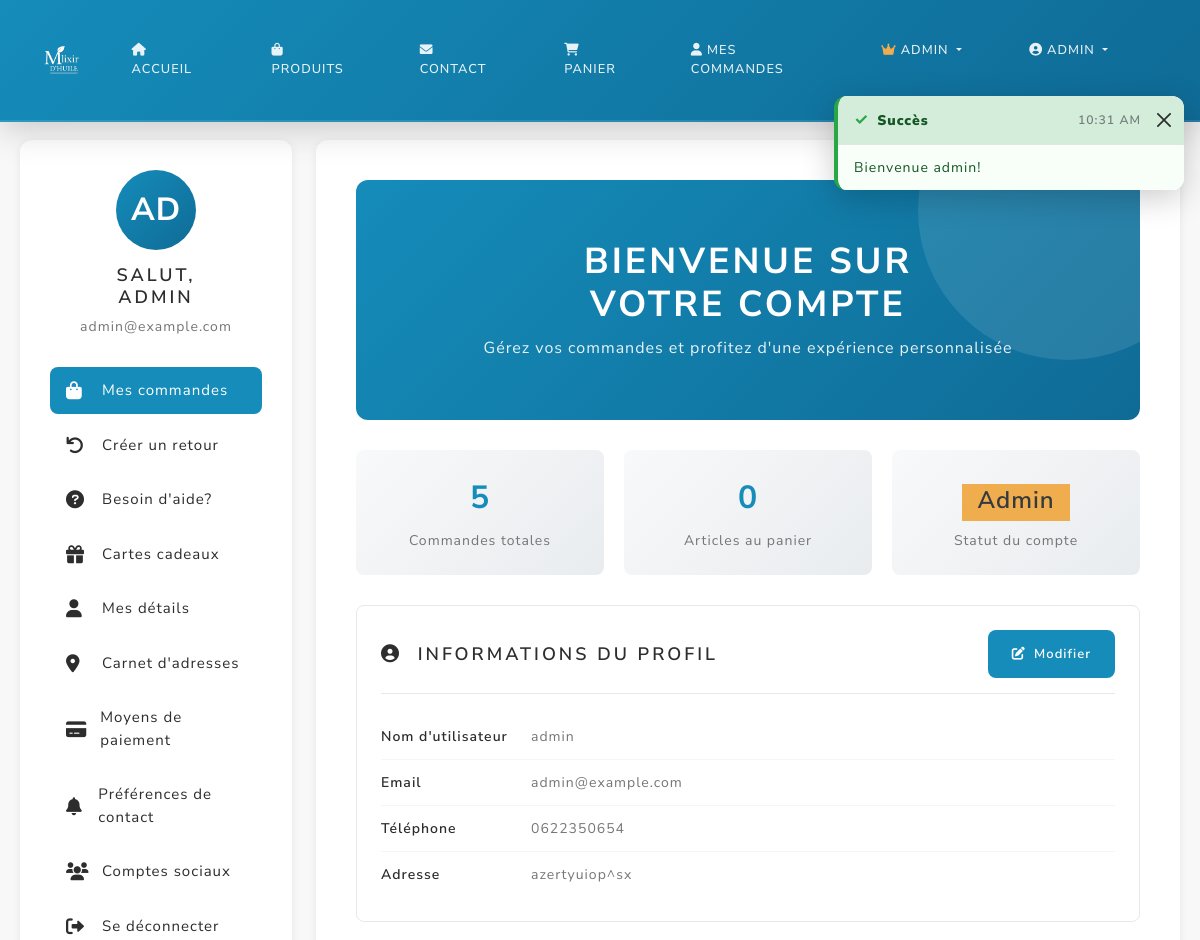
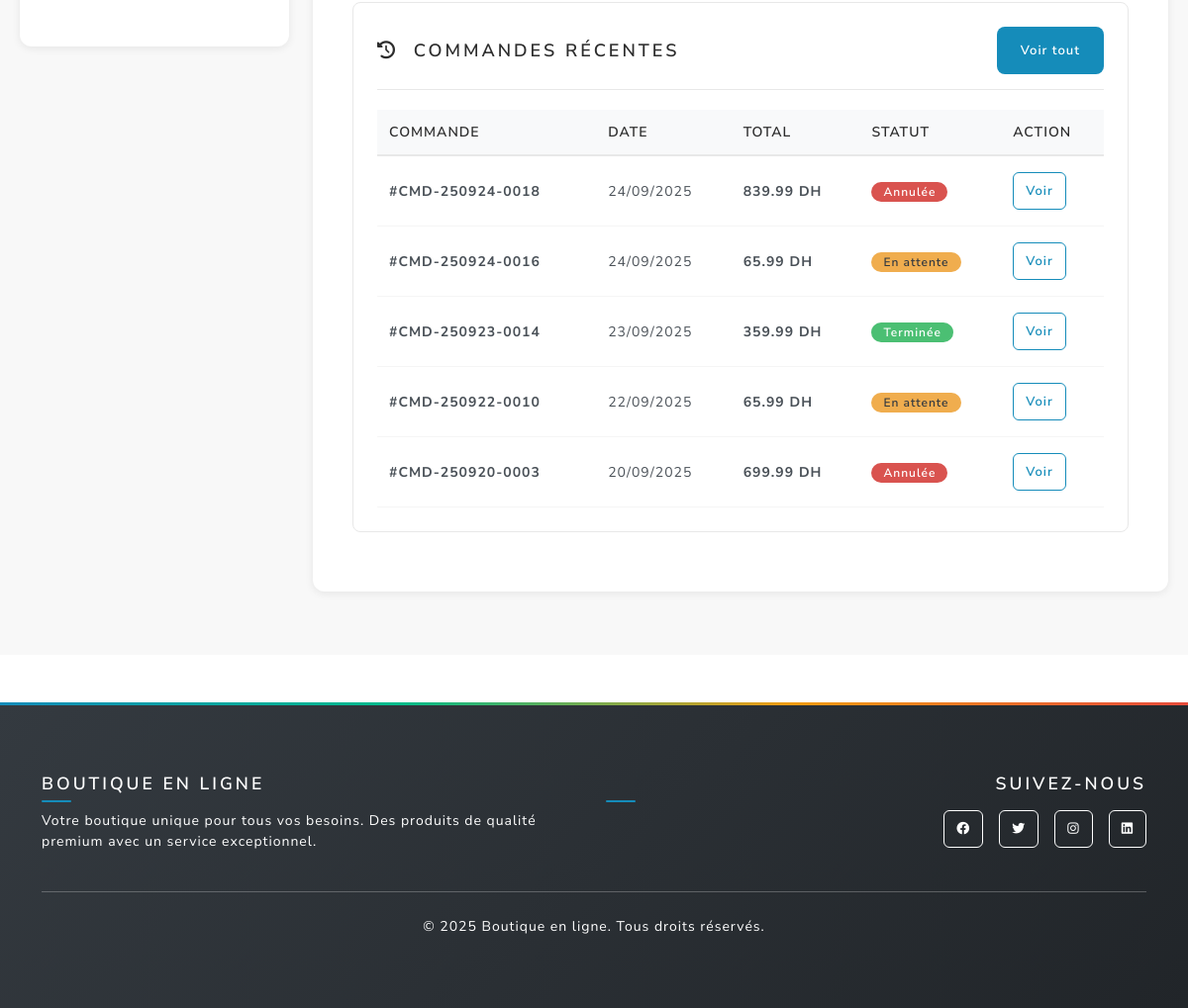
The app's page /profile (signed in), older data (2 pictures, top to bottom).
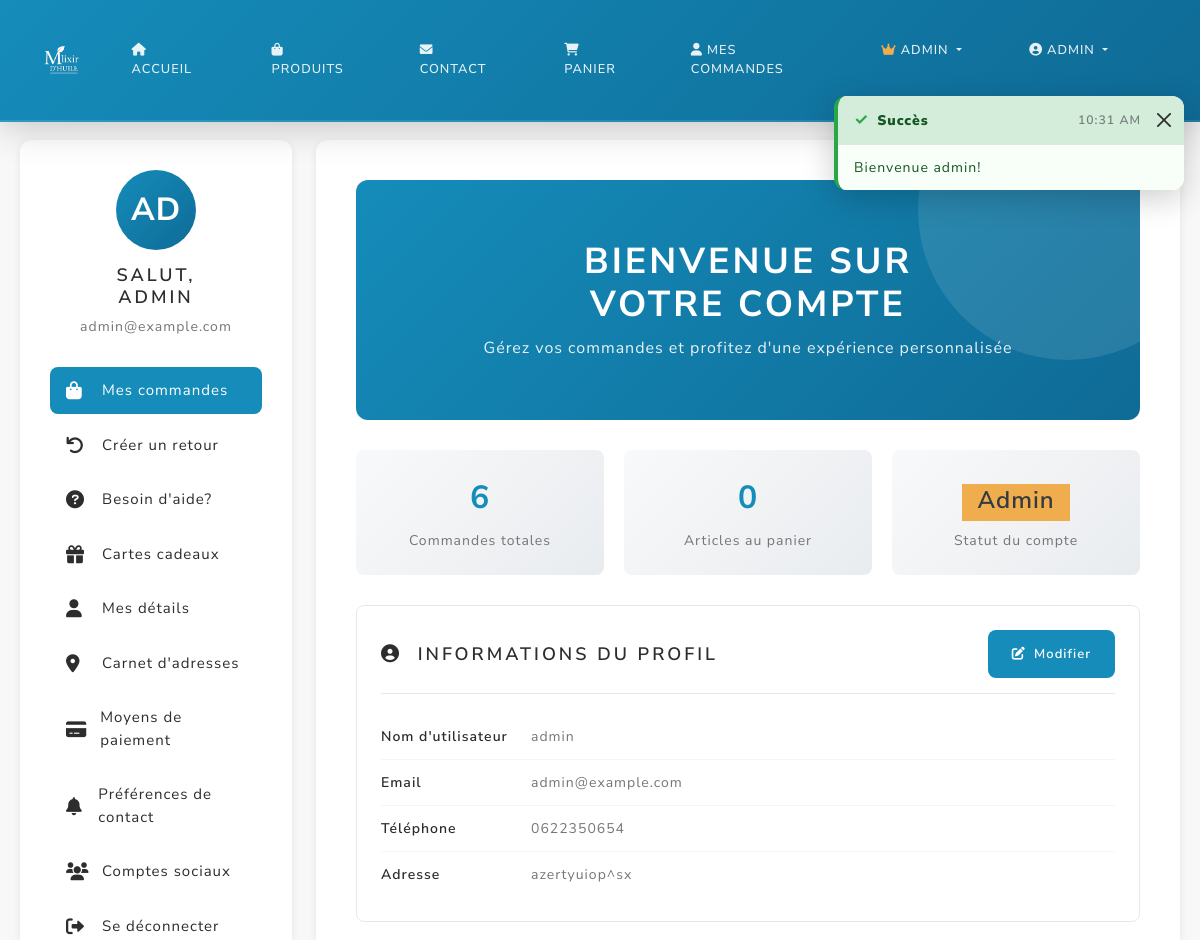
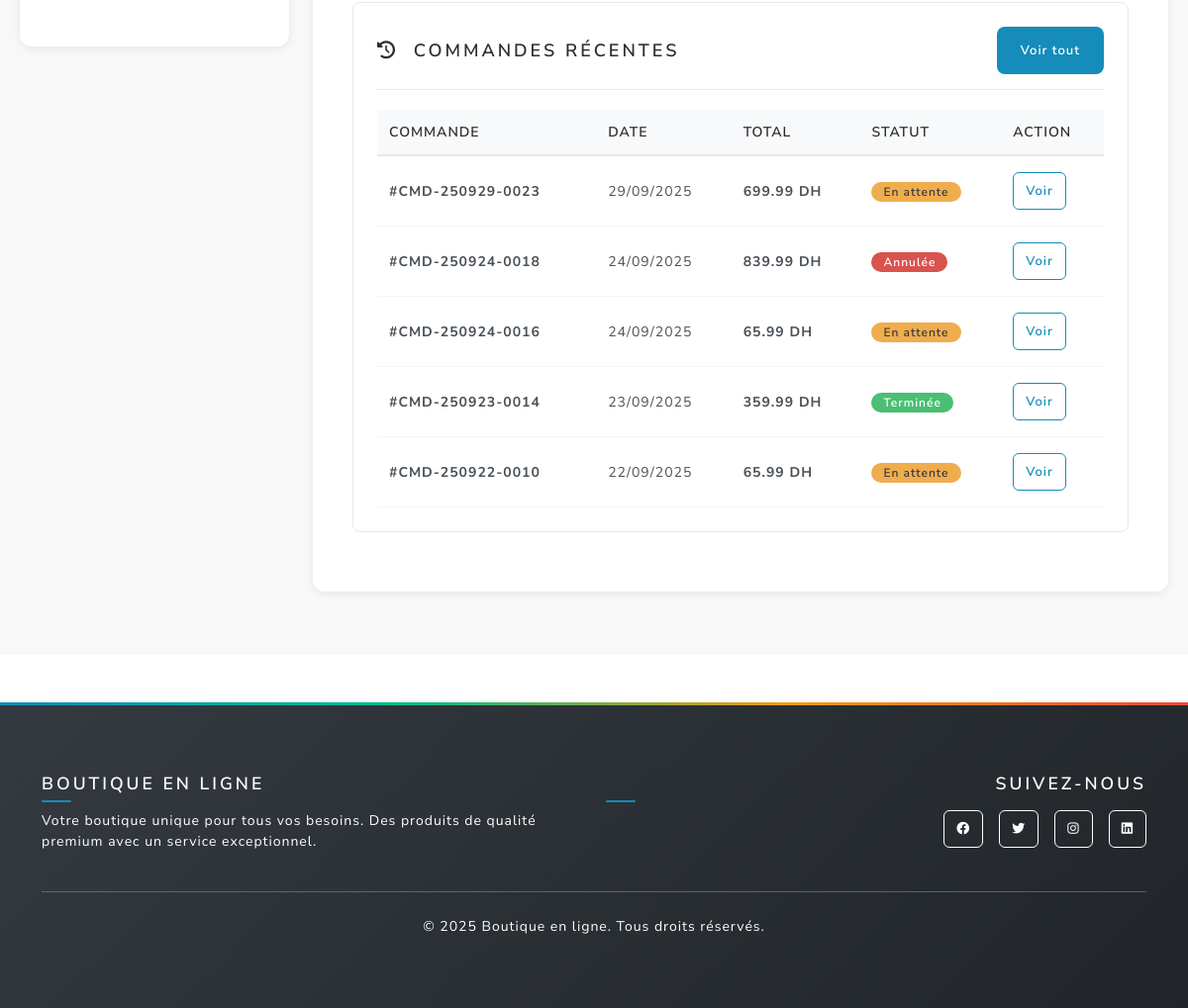
The same page, newer data (2 pictures, top to bottom).
### main.py (models this page shows, shortened)
class Order(db.Model):
    id = db.Column(db.Integer, primary_key=True)
    user_id = db.Column(db.Integer, db.ForeignKey('user.id'), nullable=False)
    total = db.Column(db.Float, nullable=False)
    status = db.Column(db.String(20), default='pending')
    created_at = db.Column(db.DateTime, default=db.func.current_timestamp())
    @property
    def title(self):
        if self.created_at:
            date_str = self.created_at.strftime('%y%m%d')
            return f"CMD-{date_str}-{str(self.id).zfill(4)}"
        return f"CMD-{str(self.id).zfill(4)}"

### main.py (the view)
@app.route('/profile')
@login_required
def profile():
    orders_count = Order.query.filter_by(user_id=current_user.id).count()
    recent_orders = Order.query.filter_by(user_id=current_user.id)\
        .order_by(Order.created_at.desc()).limit(5).all()
    return render_template('profile.html',
                         user=current_user,
                         orders_count=orders_count,
                         recent_orders=recent_orders)

### main.py (called while the page is built, shortened)
@login_manager.user_loader
def load_user(user_id):
    return User.query.get(int(user_id))

@app.context_processor
def inject_toast_messages():
    toast_message = session.pop('toast_message', None)
    toast_type = session.pop('toast_type', None)
    return {
        'toast_message': toast_message,
        'toast_type': toast_type or 'info'
    }

@app.context_processor
def inject_cart_count():
    if current_user.is_authenticated:
        try:
            from sqlalchemy import inspect
            inspector = inspect(db.engine)
            if 'cart' in inspector.get_table_names():
                cart_count = Cart.query.filter_by(user_id=current_user.id).count()
                cart_total_quantity = db.session.query(db.func.sum(Cart.quantity))\
                    .filter_by(user_id=current_user.id).scalar() or 0
                return {
                    'cart_count': cart_count,
                    'cart_total_quantity': int(cart_total_quantity)
                }
        except Exception:
            pass
    return {'cart_count': 0, 'cart_total_quantity': 0}

def get_shipping_settings():
    settings = ShippingSettings.query.first()
    return settings

### templates/profile.html (shortened to what the changed rows need)
{% extends "base.html" %}
{% block content %}
<div class="profile-container">
  <div class="profile-wrapper">
    <div class="row">
      <div class="col-lg-9">
        <div class="profile-content">
          <div class="welcome-banner ">
            <h1 class="text-white">BIENVENUE SUR<br>VOTRE COMPTE</h1>
          </div>
          <div class="stats-grid">
            <div class="stat-card">
              <div class="stat-number">{{ orders_count|default(0) }}</div>
              <div class="stat-label">Commandes totales</div>
            </div>
          </div>
          {% if recent_orders %}
          <div class="info-card">
            <div class="orders-table">
              <table>
                <thead>
                  <tr>
                    <th>Commande</th>
                    <th>Date</th>
                    <th>Total</th>
                    <th>Statut</th>
                    <th>Action</th>
                  </tr>
                </thead>
                <tbody>
                  {% for order in recent_orders[:5] %}
                  <tr>
                    <td><strong>#{{ order.title }}</strong></td>
                    <td>{{ order.created_at.strftime('%d/%m/%Y') if order.created_at else 'N/A' }}</td>
                    <td><strong>{{ "%.2f"|format(order.total) }} DH</strong></td>
                    <td>
                      {% if order.status == 'pending' %}
                        <span class="badge badge-custom bg-warning text-dark">En attente</span>
                      {% elif order.status == 'processing' %}
                        <span class="badge badge-custom bg-info">En cours</span>
                      {% elif order.status == 'shipped' %}
                        <span class="badge badge-custom bg-primary">Expédiée</span>
                      {% elif order.status == 'delivered' %}
                        <span class="badge badge-custom bg-success">Livrée</span>
                      {% elif order.status == 'completed' %}
                        <span class="badge badge-custom bg-success">Terminée</span>
                      {% elif order.status == 'cancelled' %}
                        <span class="badge badge-custom bg-danger">Annulée</span>
                      {% endif %}
                    </td>
                    <td>
                      <a href="{{ url_for('order_detail', order_id=order.id) }}" class="btn btn-sm btn-outline-primary">
                        Voir
                      </a>
                    </td>
                  </tr>
                  {% endfor %}
                </tbody>
              </table>
            </div>
          </div>
          {% endif %}
        </div>
      </div>
    </div>
  </div>
</div>
{% endblock %}

Row changes from the older to the newer data that the page shows:
no longer on this page (row unchanged): Order: title "CMD-250920-0003", created_at "20/09/2025", total "699.99", status "Annulée"
added Order: title "CMD-250929-0023", created_at "29/09/2025", total "699.99", status "En attente"
Text that changed along with them:
{{ orders_count|default(0) }}: "5" → "6"
